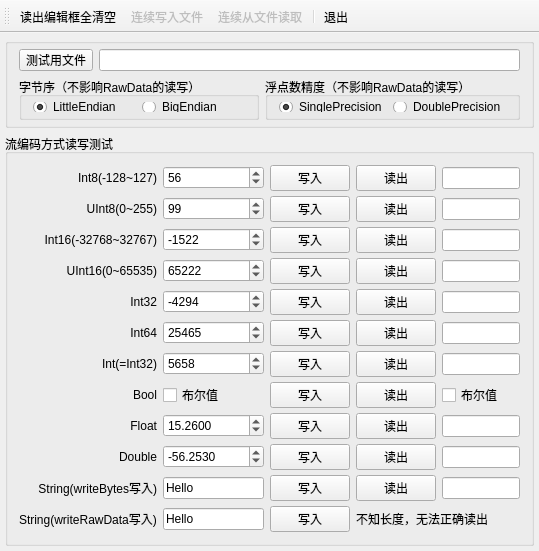
<?xml version="1.0" encoding="UTF-8"?>
<ui version="4.0">
 <class>MainWindow</class>
 <widget class="QMainWindow" name="MainWindow">
  <property name="geometry">
   <rect>
    <x>0</x>
    <y>0</y>
    <width>539</width>
    <height>497</height>
   </rect>
  </property>
  <property name="windowTitle">
   <string>Demo9_3，原始字节数据读写</string>
  </property>
  <widget class="QWidget" name="centralWidget">
   <layout class="QVBoxLayout" name="verticalLayout">
    <property name="leftMargin">
     <number>5</number>
    </property>
    <property name="topMargin">
     <number>5</number>
    </property>
    <property name="rightMargin">
     <number>5</number>
    </property>
    <property name="bottomMargin">
     <number>5</number>
    </property>
    <item>
     <widget class="QGroupBox" name="groupBox_2">
      <property name="maximumSize">
       <size>
        <width>16777215</width>
        <height>90</height>
       </size>
      </property>
      <property name="title">
       <string/>
      </property>
      <layout class="QVBoxLayout" name="verticalLayout_2">
       <property name="topMargin">
        <number>5</number>
       </property>
       <property name="bottomMargin">
        <number>5</number>
       </property>
       <item>
        <layout class="QHBoxLayout" name="horizontalLayout_3">
         <item>
          <widget class="QToolButton" name="btnFile">
           <property name="minimumSize">
            <size>
             <width>0</width>
             <height>22</height>
            </size>
           </property>
           <property name="text">
            <string>测试用文件</string>
           </property>
          </widget>
         </item>
         <item>
          <widget class="QLineEdit" name="editFilename"/>
         </item>
        </layout>
       </item>
       <item>
        <layout class="QHBoxLayout" name="horizontalLayout_4">
         <item>
          <widget class="QGroupBox" name="groupBox_3">
           <property name="title">
            <string>字节序（不影响RawData的读写）</string>
           </property>
           <layout class="QHBoxLayout" name="horizontalLayout">
            <property name="topMargin">
             <number>5</number>
            </property>
            <property name="bottomMargin">
             <number>5</number>
            </property>
            <item>
             <widget class="QRadioButton" name="radio_LittleEndian">
              <property name="text">
               <string>LittleEndian</string>
              </property>
              <property name="checked">
               <bool>true</bool>
              </property>
             </widget>
            </item>
            <item>
             <widget class="QRadioButton" name="radio_BigEndian">
              <property name="text">
               <string>BigEndian</string>
              </property>
             </widget>
            </item>
           </layout>
          </widget>
         </item>
         <item>
          <widget class="QGroupBox" name="groupBox_4">
           <property name="title">
            <string>浮点数精度（不影响RawData的读写）</string>
           </property>
           <layout class="QHBoxLayout" name="horizontalLayout_2">
            <property name="topMargin">
             <number>5</number>
            </property>
            <property name="bottomMargin">
             <number>5</number>
            </property>
            <item>
             <widget class="QRadioButton" name="radio_Single">
              <property name="text">
               <string>SinglePrecision</string>
              </property>
              <property name="checked">
               <bool>true</bool>
              </property>
             </widget>
            </item>
            <item>
             <widget class="QRadioButton" name="radio_Double">
              <property name="text">
               <string>DoublePrecision</string>
              </property>
             </widget>
            </item>
           </layout>
          </widget>
         </item>
        </layout>
       </item>
      </layout>
     </widget>
    </item>
    <item>
     <widget class="QGroupBox" name="groupBox">
      <property name="title">
       <string>流编码方式读写测试</string>
      </property>
      <layout class="QGridLayout" name="gridLayout">
       <property name="horizontalSpacing">
        <number>6</number>
       </property>
       <property name="verticalSpacing">
        <number>5</number>
       </property>
       <item row="9" column="4">
        <widget class="QLineEdit" name="edit_Double">
         <property name="readOnly">
          <bool>true</bool>
         </property>
        </widget>
       </item>
       <item row="10" column="0">
        <widget class="QLabel" name="label_13">
         <property name="text">
          <string>String(writeBytes写入)</string>
         </property>
         <property name="alignment">
          <set>Qt::AlignRight|Qt::AlignTrailing|Qt::AlignVCenter</set>
         </property>
        </widget>
       </item>
       <item row="10" column="1">
        <widget class="QLineEdit" name="editStr_In">
         <property name="text">
          <string>Hello</string>
         </property>
        </widget>
       </item>
       <item row="10" column="2">
        <widget class="QPushButton" name="btnStr_Write">
         <property name="toolTip">
          <string>writeBytes()函数写入</string>
         </property>
         <property name="text">
          <string>写入</string>
         </property>
        </widget>
       </item>
       <item row="10" column="3">
        <widget class="QPushButton" name="btnStr_Read">
         <property name="toolTip">
          <string>readBytes()函数读出</string>
         </property>
         <property name="text">
          <string>读出</string>
         </property>
        </widget>
       </item>
       <item row="10" column="4">
        <widget class="QLineEdit" name="editStr_Out">
         <property name="readOnly">
          <bool>true</bool>
         </property>
        </widget>
       </item>
       <item row="7" column="0">
        <widget class="QLabel" name="label_10">
         <property name="text">
          <string>Bool</string>
         </property>
         <property name="alignment">
          <set>Qt::AlignRight|Qt::AlignTrailing|Qt::AlignVCenter</set>
         </property>
        </widget>
       </item>
       <item row="7" column="1">
        <widget class="QCheckBox" name="chkBox_In">
         <property name="text">
          <string>布尔值</string>
         </property>
        </widget>
       </item>
       <item row="7" column="2">
        <widget class="QPushButton" name="btnBool_Write">
         <property name="text">
          <string>写入</string>
         </property>
        </widget>
       </item>
       <item row="7" column="3">
        <widget class="QPushButton" name="btnBool_Read">
         <property name="text">
          <string>读出</string>
         </property>
        </widget>
       </item>
       <item row="1" column="1">
        <widget class="QSpinBox" name="spin_UInt8">
         <property name="minimum">
          <number>-90000000</number>
         </property>
         <property name="maximum">
          <number>900000000</number>
         </property>
         <property name="value">
          <number>99</number>
         </property>
        </widget>
       </item>
       <item row="0" column="1">
        <widget class="QSpinBox" name="spin_Int8">
         <property name="minimum">
          <number>-12800000</number>
         </property>
         <property name="maximum">
          <number>12700000</number>
         </property>
         <property name="value">
          <number>56</number>
         </property>
        </widget>
       </item>
       <item row="0" column="2">
        <widget class="QPushButton" name="btnInt8_Write">
         <property name="text">
          <string>写入</string>
         </property>
        </widget>
       </item>
       <item row="0" column="4">
        <widget class="QLineEdit" name="edit_Int8">
         <property name="readOnly">
          <bool>true</bool>
         </property>
        </widget>
       </item>
       <item row="0" column="0">
        <widget class="QLabel" name="label">
         <property name="text">
          <string>Int8(-128~127)</string>
         </property>
         <property name="alignment">
          <set>Qt::AlignRight|Qt::AlignTrailing|Qt::AlignVCenter</set>
         </property>
        </widget>
       </item>
       <item row="8" column="0">
        <widget class="QLabel" name="label_11">
         <property name="text">
          <string>Float</string>
         </property>
         <property name="alignment">
          <set>Qt::AlignRight|Qt::AlignTrailing|Qt::AlignVCenter</set>
         </property>
        </widget>
       </item>
       <item row="8" column="1">
        <widget class="QDoubleSpinBox" name="spin_Float">
         <property name="decimals">
          <number>4</number>
         </property>
         <property name="minimum">
          <double>-60000000.000000000000000</double>
         </property>
         <property name="maximum">
          <double>600000000.000000000000000</double>
         </property>
         <property name="value">
          <double>15.260000000000000</double>
         </property>
        </widget>
       </item>
       <item row="8" column="2">
        <widget class="QPushButton" name="btnFloat_Write">
         <property name="text">
          <string>写入</string>
         </property>
        </widget>
       </item>
       <item row="8" column="3">
        <widget class="QPushButton" name="btnFloat_Read">
         <property name="text">
          <string>读出</string>
         </property>
        </widget>
       </item>
       <item row="8" column="4">
        <widget class="QLineEdit" name="edit_Float">
         <property name="readOnly">
          <bool>true</bool>
         </property>
        </widget>
       </item>
       <item row="9" column="0">
        <widget class="QLabel" name="label_12">
         <property name="text">
          <string>Double</string>
         </property>
         <property name="alignment">
          <set>Qt::AlignRight|Qt::AlignTrailing|Qt::AlignVCenter</set>
         </property>
        </widget>
       </item>
       <item row="9" column="1">
        <widget class="QDoubleSpinBox" name="spin_Double">
         <property name="decimals">
          <number>4</number>
         </property>
         <property name="minimum">
          <double>-600000000.000000000000000</double>
         </property>
         <property name="maximum">
          <double>600000000.000000000000000</double>
         </property>
         <property name="value">
          <double>-56.253000000000000</double>
         </property>
        </widget>
       </item>
       <item row="1" column="0">
        <widget class="QLabel" name="label_2">
         <property name="text">
          <string>UInt8(0~255)</string>
         </property>
         <property name="alignment">
          <set>Qt::AlignRight|Qt::AlignTrailing|Qt::AlignVCenter</set>
         </property>
        </widget>
       </item>
       <item row="1" column="4">
        <widget class="QLineEdit" name="edit_UInt8">
         <property name="readOnly">
          <bool>true</bool>
         </property>
        </widget>
       </item>
       <item row="2" column="0">
        <widget class="QLabel" name="label_4">
         <property name="text">
          <string>Int16(-32768~32767)</string>
         </property>
         <property name="alignment">
          <set>Qt::AlignRight|Qt::AlignTrailing|Qt::AlignVCenter</set>
         </property>
        </widget>
       </item>
       <item row="2" column="1">
        <widget class="QSpinBox" name="spin_Int16">
         <property name="minimum">
          <number>-327670000</number>
         </property>
         <property name="maximum">
          <number>327670000</number>
         </property>
         <property name="value">
          <number>-1522</number>
         </property>
        </widget>
       </item>
       <item row="4" column="0">
        <widget class="QLabel" name="label_6">
         <property name="text">
          <string>Int32</string>
         </property>
         <property name="alignment">
          <set>Qt::AlignRight|Qt::AlignTrailing|Qt::AlignVCenter</set>
         </property>
        </widget>
       </item>
       <item row="4" column="1">
        <widget class="QSpinBox" name="spin_Int32">
         <property name="minimum">
          <number>-2147483647</number>
         </property>
         <property name="maximum">
          <number>2147483647</number>
         </property>
         <property name="value">
          <number>-4294</number>
         </property>
        </widget>
       </item>
       <item row="4" column="2">
        <widget class="QPushButton" name="btnInt32_Write">
         <property name="text">
          <string>写入</string>
         </property>
        </widget>
       </item>
       <item row="4" column="3">
        <widget class="QPushButton" name="btnInt32_Read">
         <property name="text">
          <string>读出</string>
         </property>
        </widget>
       </item>
       <item row="4" column="4">
        <widget class="QLineEdit" name="edit_Int32">
         <property name="readOnly">
          <bool>true</bool>
         </property>
        </widget>
       </item>
       <item row="5" column="0">
        <widget class="QLabel" name="label_7">
         <property name="text">
          <string>Int64</string>
         </property>
         <property name="alignment">
          <set>Qt::AlignRight|Qt::AlignTrailing|Qt::AlignVCenter</set>
         </property>
        </widget>
       </item>
       <item row="5" column="1">
        <widget class="QSpinBox" name="spin_Int64">
         <property name="minimum">
          <number>-2147483647</number>
         </property>
         <property name="maximum">
          <number>2147483647</number>
         </property>
         <property name="value">
          <number>25465</number>
         </property>
        </widget>
       </item>
       <item row="5" column="2">
        <widget class="QPushButton" name="btnInt64_Write">
         <property name="text">
          <string>写入</string>
         </property>
        </widget>
       </item>
       <item row="0" column="3">
        <widget class="QPushButton" name="btnInt8_Read">
         <property name="text">
          <string>读出</string>
         </property>
        </widget>
       </item>
       <item row="9" column="2">
        <widget class="QPushButton" name="btnDouble_Write">
         <property name="text">
          <string>写入</string>
         </property>
        </widget>
       </item>
       <item row="9" column="3">
        <widget class="QPushButton" name="btnDouble_Read">
         <property name="text">
          <string>读出</string>
         </property>
        </widget>
       </item>
       <item row="5" column="3">
        <widget class="QPushButton" name="btnInt64_Read">
         <property name="text">
          <string>读出</string>
         </property>
        </widget>
       </item>
       <item row="5" column="4">
        <widget class="QLineEdit" name="edit_Int64">
         <property name="readOnly">
          <bool>true</bool>
         </property>
        </widget>
       </item>
       <item row="6" column="0">
        <widget class="QLabel" name="label_8">
         <property name="text">
          <string>Int(=Int32)</string>
         </property>
         <property name="alignment">
          <set>Qt::AlignRight|Qt::AlignTrailing|Qt::AlignVCenter</set>
         </property>
        </widget>
       </item>
       <item row="6" column="1">
        <widget class="QSpinBox" name="spin_Int">
         <property name="minimum">
          <number>-2147483647</number>
         </property>
         <property name="maximum">
          <number>2147483647</number>
         </property>
         <property name="value">
          <number>5658</number>
         </property>
        </widget>
       </item>
       <item row="6" column="2">
        <widget class="QPushButton" name="btnInt_Write">
         <property name="text">
          <string>写入</string>
         </property>
        </widget>
       </item>
       <item row="6" column="3">
        <widget class="QPushButton" name="btnInt_Read">
         <property name="text">
          <string>读出</string>
         </property>
        </widget>
       </item>
       <item row="6" column="4">
        <widget class="QLineEdit" name="edit_Int">
         <property name="readOnly">
          <bool>true</bool>
         </property>
        </widget>
       </item>
       <item row="1" column="2">
        <widget class="QPushButton" name="btnUInt8_Write">
         <property name="text">
          <string>写入</string>
         </property>
        </widget>
       </item>
       <item row="1" column="3">
        <widget class="QPushButton" name="btnUInt8_Read">
         <property name="text">
          <string>读出</string>
         </property>
        </widget>
       </item>
       <item row="2" column="2">
        <widget class="QPushButton" name="btnInt16_Write">
         <property name="text">
          <string>写入</string>
         </property>
        </widget>
       </item>
       <item row="2" column="3">
        <widget class="QPushButton" name="btnInt16_Read">
         <property name="text">
          <string>读出</string>
         </property>
        </widget>
       </item>
       <item row="2" column="4">
        <widget class="QLineEdit" name="edit_Int16">
         <property name="readOnly">
          <bool>true</bool>
         </property>
        </widget>
       </item>
       <item row="3" column="0">
        <widget class="QLabel" name="label_5">
         <property name="text">
          <string>UInt16(0~65535)</string>
         </property>
         <property name="alignment">
          <set>Qt::AlignRight|Qt::AlignTrailing|Qt::AlignVCenter</set>
         </property>
        </widget>
       </item>
       <item row="3" column="1">
        <widget class="QSpinBox" name="spin_UInt16">
         <property name="minimum">
          <number>-9000000</number>
         </property>
         <property name="maximum">
          <number>9000000</number>
         </property>
         <property name="value">
          <number>65222</number>
         </property>
        </widget>
       </item>
       <item row="3" column="2">
        <widget class="QPushButton" name="btnUInt16_Write">
         <property name="text">
          <string>写入</string>
         </property>
        </widget>
       </item>
       <item row="3" column="3">
        <widget class="QPushButton" name="btnUIn16_Read">
         <property name="text">
          <string>读出</string>
         </property>
        </widget>
       </item>
       <item row="3" column="4">
        <widget class="QLineEdit" name="edit_UInt16">
         <property name="readOnly">
          <bool>true</bool>
         </property>
        </widget>
       </item>
       <item row="7" column="4">
        <widget class="QCheckBox" name="chkBox_Out">
         <property name="text">
          <string>布尔值</string>
         </property>
        </widget>
       </item>
       <item row="11" column="1">
        <widget class="QLineEdit" name="editStr_RawIn">
         <property name="text">
          <string>Hello</string>
         </property>
        </widget>
       </item>
       <item row="11" column="2">
        <widget class="QPushButton" name="btnStr_WriteRaw">
         <property name="toolTip">
          <string>writeRawData()函数写入</string>
         </property>
         <property name="text">
          <string>写入</string>
         </property>
        </widget>
       </item>
       <item row="11" column="0">
        <widget class="QLabel" name="label_3">
         <property name="text">
          <string>String(writeRawData写入)</string>
         </property>
        </widget>
       </item>
       <item row="11" column="3" colspan="2">
        <widget class="QLabel" name="label_9">
         <property name="text">
          <string>不知长度，无法正确读出</string>
         </property>
        </widget>
       </item>
      </layout>
     </widget>
    </item>
   </layout>
  </widget>
  <widget class="QToolBar" name="toolBar">
   <property name="windowTitle">
    <string>toolBar</string>
   </property>
   <property name="toolButtonStyle">
    <enum>Qt::ToolButtonTextBesideIcon</enum>
   </property>
   <attribute name="toolBarArea">
    <enum>TopToolBarArea</enum>
   </attribute>
   <attribute name="toolBarBreak">
    <bool>false</bool>
   </attribute>
   <addaction name="actClearOutput"/>
   <addaction name="actSaveALL"/>
   <addaction name="actReadALL"/>
   <addaction name="separator"/>
   <addaction name="actClose"/>
  </widget>
  <action name="actClearOutput">
   <property name="icon">
    <iconset resource="res.qrc">
     <normaloff>:/icons/images/214.bmp</normaloff>:/icons/images/214.bmp</iconset>
   </property>
   <property name="text">
    <string>读出编辑框全清空</string>
   </property>
   <property name="toolTip">
    <string>读出编辑框全清空</string>
   </property>
  </action>
  <action name="actClose">
   <property name="icon">
    <iconset resource="res.qrc">
     <normaloff>:/icons/images/132.bmp</normaloff>:/icons/images/132.bmp</iconset>
   </property>
   <property name="text">
    <string>退出</string>
   </property>
  </action>
  <action name="actSaveALL">
   <property name="enabled">
    <bool>false</bool>
   </property>
   <property name="icon">
    <iconset resource="res.qrc">
     <normaloff>:/icons/images/saveall1.bmp</normaloff>:/icons/images/saveall1.bmp</iconset>
   </property>
   <property name="text">
    <string>连续写入文件</string>
   </property>
   <property name="toolTip">
    <string>连续写入文件</string>
   </property>
  </action>
  <action name="actReadALL">
   <property name="enabled">
    <bool>false</bool>
   </property>
   <property name="icon">
    <iconset resource="res.qrc">
     <normaloff>:/icons/images/upfold1.bmp</normaloff>:/icons/images/upfold1.bmp</iconset>
   </property>
   <property name="text">
    <string>连续从文件读取</string>
   </property>
   <property name="toolTip">
    <string>连续从文件读取</string>
   </property>
  </action>
 </widget>
 <layoutdefault spacing="6" margin="11"/>
 <resources>
  <include location="res.qrc"/>
 </resources>
 <connections>
  <connection>
   <sender>actClose</sender>
   <signal>triggered()</signal>
   <receiver>MainWindow</receiver>
   <slot>close()</slot>
   <hints>
    <hint type="sourcelabel">
     <x>-1</x>
     <y>-1</y>
    </hint>
    <hint type="destinationlabel">
     <x>402</x>
     <y>291</y>
    </hint>
   </hints>
  </connection>
 </connections>
</ui>
